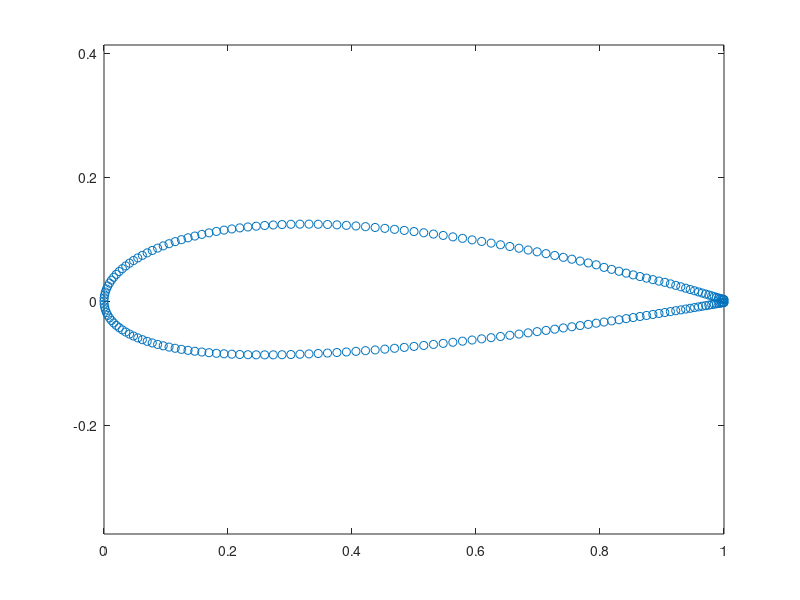

This figure's MATLAB source:
A = importdata('airfoil.txt');
x = zeros(92, 1);
y = zeros(92, 1);

% plockar ur x-värdena och y-värdena för övre delen
for i = 1:92
    x(i) = A(i, 1); 
    y(i) = A(i, 2);
end

% beräknar konstanterna för ett polynom med punkterna ovan, med hjälp av least
% squares. Ett 11-gradspolynom används.
P = polyfit(x, y, 11);

% de 9 x-värden som saknas för övre bågen
missingX = [0.806454;0.818712;0.830656;0.842274;0.853553;0.864484;0.875056;0.885257;0.895078];

% beräknar de y-värden som saknas
missingY = polyval(P, missingX);


% sätter in alla x- och y-värden i vektorerna x och y.
k = 1;
for i=22:201
    
    if i<31
        x(i) = missingX(k);
        y(i) = missingY(k);
        k= k+1;
    end
    
    if i>30
        x(i) = A(i-9, 1);
        y(i) = A(i-9, 2);
    end  
    
end

plot(x, y, 'o');
axis equal;
